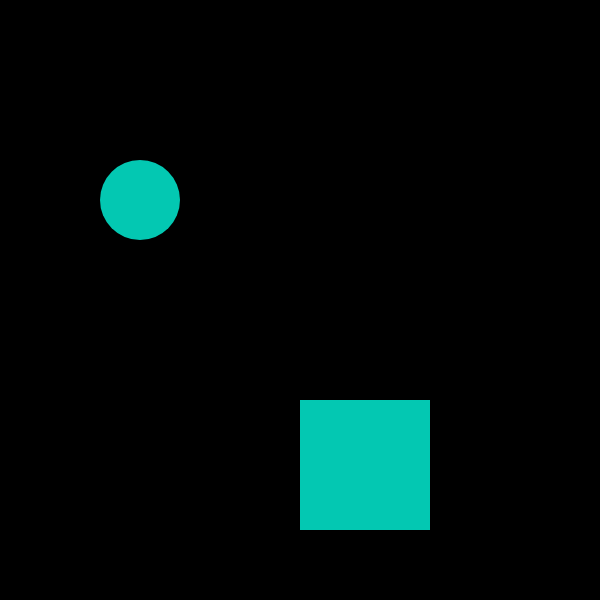
Frame 1 (no input)
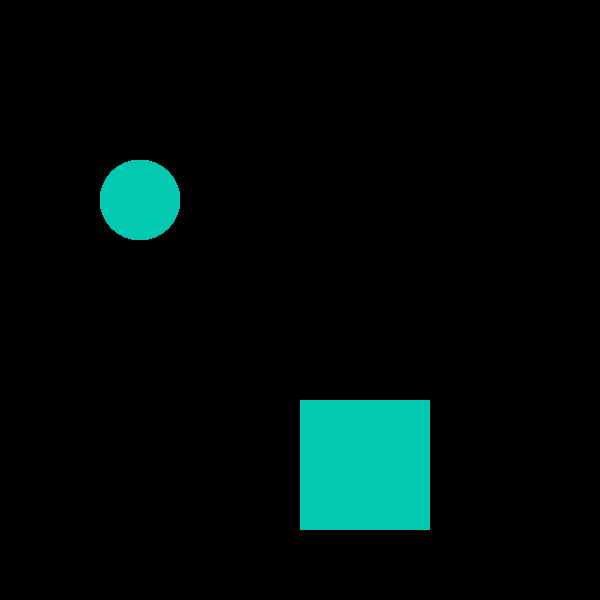
Frame 60 (no input)
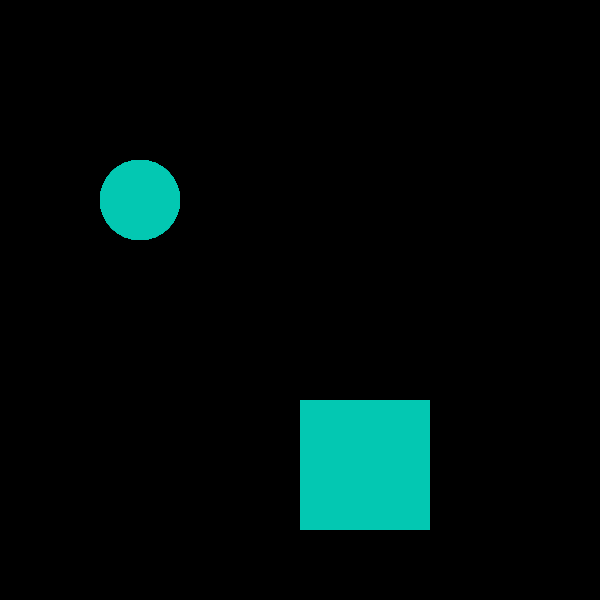
Frame 120 (the mouse pressed at the canvas centre since frame 60)

The p5.js sketch that drew these frames (run headless with seeded random() and noise() and a simulated clock; from frame 60 on, the mouse is pressed at the canvas centre):

// p5.js sketch
// ── sketch.js
function setup() {

	createCanvas(600,600);
	background(0);
	
    
  }

  function preload(){
  	
  }



function draw() {

	noStroke();
	fill(3,200,178);
	ellipse(140,200, 80,80);
	rect(300,400,130,130);

}


  function mousePressed(){
	var d= dist(mouseX, mouseY, 365, 465);
	if (d < 65) {
		fill(200,180,20);
		rect(400,400,90,130);
	} 
}
